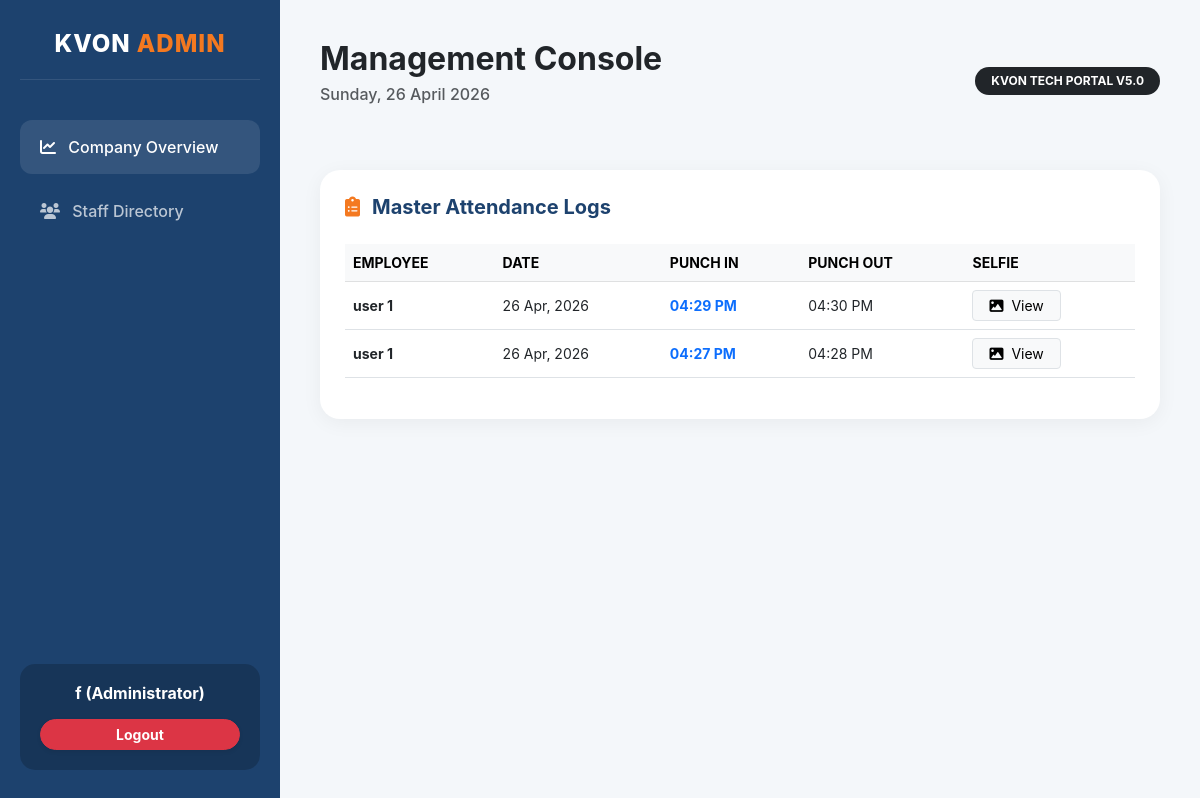
Page /dashboard (signed in) on the earlier database version.
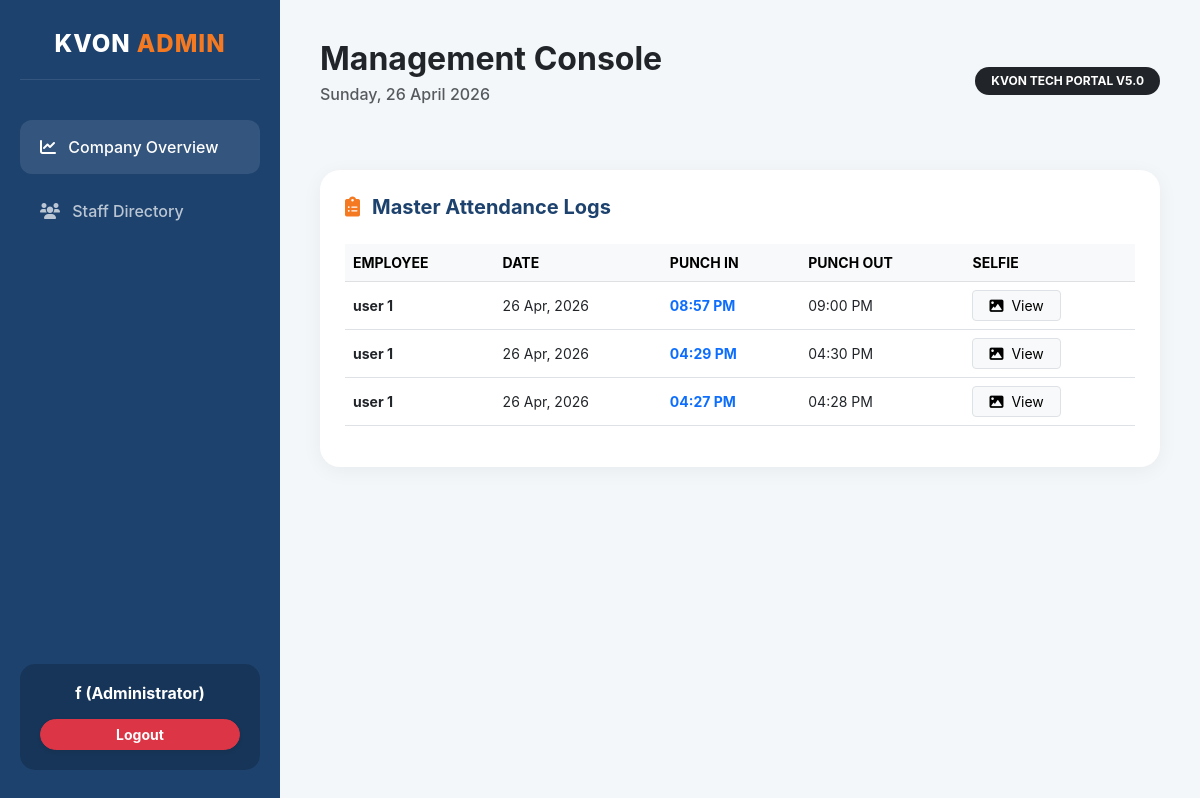
Same page on the later database version.
### app.py (models this page shows)
class User(UserMixin, db.Model):
    id = db.Column(db.Integer, primary_key=True)
    username = db.Column(db.String(80), unique=True, nullable=False)
    email = db.Column(db.String(120), unique=True, nullable=False)
    password = db.Column(db.String(80), nullable=False)
    first_name = db.Column(db.String(80))
    last_name = db.Column(db.String(80))
    emp_id = db.Column(db.String(50), unique=True)
    dob = db.Column(db.String(20))
    role = db.Column(db.String(20), default='employee')
    status = db.Column(db.String(20), default='pending')
    created_at = db.Column(db.DateTime, default=datetime.now)

class Attendance(db.Model):
    id = db.Column(db.Integer, primary_key=True)
    user_id = db.Column(db.Integer, db.ForeignKey('user.id'))
    emp_full_name = db.Column(db.String(160))
    check_in = db.Column(db.DateTime, default=datetime.now)
    check_out = db.Column(db.DateTime, nullable=True)
    location_in = db.Column(db.String(255))
    location_out = db.Column(db.String(255))
    selfie = db.Column(db.String(255))
    total_seconds = db.Column(db.Integer, default=0)

### app.py (the view, shortened to what this page needs)
@app.route('/dashboard')
@login_required
def dashboard():
    today_date = datetime.now().date()
    yesterday_date = today_date - timedelta(days=1)
    week_start = today_date - timedelta(days=7)
    date_display = datetime.now().strftime("%A, %d %B %Y")
    if current_user.role == 'admin':
        logs = Attendance.query.order_by(Attendance.id.desc()).all()
        pending_users = User.query.filter_by(status='pending').all()
        return render_template('admin_dashboard.html', logs=logs, pending=pending_users, today=date_display)

### app.py (called while the page is built)
@login_manager.user_loader
def load_user(user_id):
    return User.query.get(int(user_id))

### templates/admin_dashboard.html (shortened to what this page needs)
<!DOCTYPE html>
<html lang="en">
<head>
    <link href="https://cdn.jsdelivr.net/npm/bootstrap@5.3.0/dist/css/bootstrap.min.css" rel="stylesheet">
    <link rel="stylesheet" href="https://cdnjs.cloudflare.com/ajax/libs/font-awesome/6.0.0/css/all.min.css">
</head>
<body>
    <div class="sidebar">
        <div class="admin-brand">
            <h4>KVON <span>ADMIN</span></h4>
        </div>
        <nav>
            <a href="/dashboard" class="nav-link-admin active-admin"><i class="fa fa-chart-line me-2"></i> Company Overview</a>
            <a href="#" class="nav-link-admin"><i class="fa fa-users me-2"></i> Staff Directory</a>
        </nav>
        <div class="admin-profile">
            <h6 class="fw-bold mb-3">{{ current_user.first_name }} (Administrator)</h6>
            <a href="/logout" class="btn btn-sm btn-danger w-100 rounded-pill fw-bold shadow-sm">Logout</a>
        </div>
    </div>
    <div class="main-content">
        <div class="d-flex justify-content-between align-items-center mb-5">
            <div>
                <h2 class="fw-bold text-dark mb-1">Management Console</h2>
                <p class="text-muted fw-medium">{{ today }}</p>
            </div>
            <div>
                <span class="badge bg-dark px-3 py-2 rounded-pill">KVON TECH PORTAL V5.0</span>
            </div>
        </div>
        <div class="admin-card">
            <h5 class="section-title"><i class="fa fa-clipboard-list"></i> Master Attendance Logs</h5>
            <div class="table-responsive">
                <table class="table table-hover align-middle">
                    <thead class="table-light small text-uppercase">
                        <tr><th>Employee</th><th>Date</th><th>Punch In</th><th>Punch Out</th><th>Selfie</th></tr>
                    </thead>
                    <tbody class="small">
                        {% for log in logs %}
                        <tr>
                            <td><div class="fw-bold text-dark">{{ log.emp_full_name }}</div></td>
                            <td>{{ log.check_in.strftime('%d %b, %Y') }}</td>
                            <td class="text-primary fw-bold">{{ log.check_in.strftime('%I:%M %p') }}</td>
                            <td>
                                {% if log.check_out %}
                                    {{ log.check_out.strftime('%I:%M %p') }}
                                {% else %}
                                    <span class="text-warning fw-bold">Active On Duty</span>
                                {% endif %}
                            </td>
                            <td>
                                <a href="/static/uploads/{{ log.selfie }}" target="_blank" class="btn btn-sm btn-light border px-3">
                                    <i class="fa fa-image me-1"></i> View
                                </a>
                            </td>
                        </tr>
                        {% endfor %}
                    </tbody>
                </table>
            </div>
        </div>
    </div>
</body>
</html>

### templates/admin_dashboard.html (style rules this page uses)
:root { --kvon-blue: #1d426e; --kvon-orange: #f47920; --bg-light: #f4f7fa; }
body { background: var(--bg-light); font-family: 'Inter', sans-serif; margin: 0; }
.sidebar { height: 100vh; width: 280px; position: fixed; background: var(--kvon-blue); color: white; padding: 30px 20px; z-index: 1000; display: flex; flex-direction: column; }
.main-content { margin-left: 280px; padding: 40px; min-height: 100vh; }
.admin-brand { text-align: center; margin-bottom: 40px; padding-bottom: 20px; border-bottom: 1px solid rgba(255,255,255,0.1); }
.admin-brand h4 { font-weight: 800; letter-spacing: 1px; margin: 0; }
.admin-brand span { color: var(--kvon-orange); }
.nav-link-admin { color: rgba(255,255,255,0.7); padding: 15px 20px; display: block; text-decoration: none; border-radius: 12px; margin-bottom: 10px; transition: 0.3s; font-weight: 500; }
.nav-link-admin:hover, .active-admin { background: rgba(255,255,255,0.1); color: white; }
.admin-profile { margin-top: auto; padding: 20px; background: rgba(0,0,0,0.2); border-radius: 15px; text-align: center; }
.admin-card { border: none; border-radius: 20px; background: white; box-shadow: 0 4px 20px rgba(0,0,0,0.05); padding: 25px; margin-bottom: 30px; }
.section-title { font-weight: 700; color: var(--kvon-blue); margin-bottom: 25px; display: flex; align-items: center; }
.section-title i { margin-right: 12px; color: var(--kvon-orange); }

Differences in the rows shown:
added Attendance: emp_full_name "user 1", check_in "26 Apr, 2026", check_in "08:57 PM", check_out "09:00 PM"
